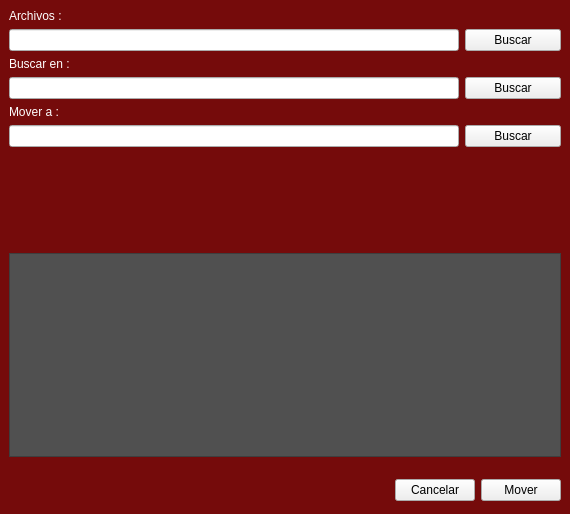
<?xml version="1.0" encoding="UTF-8"?>
<ui version="4.0">
 <class>MainWindow</class>
 <widget class="QMainWindow" name="MainWindow">
  <property name="geometry">
   <rect>
    <x>0</x>
    <y>0</y>
    <width>570</width>
    <height>514</height>
   </rect>
  </property>
  <property name="windowTitle">
   <string>Buscador de archivos comprimidos</string>
  </property>
  <property name="windowIcon">
   <iconset theme="accessories-calculator"/>
  </property>
  <widget class="QWidget" name="centralwidget">
   <layout class="QHBoxLayout" name="horizontalLayout">
    <property name="leftMargin">
     <number>0</number>
    </property>
    <property name="topMargin">
     <number>0</number>
    </property>
    <property name="rightMargin">
     <number>0</number>
    </property>
    <property name="bottomMargin">
     <number>0</number>
    </property>
    <item>
     <widget class="QWidget" name="widget" native="true">
      <property name="styleSheet">
       <string notr="true">#widget{
	background-color: rgb(117, 11, 11);
}
#widget_2{
color: white;
}

</string>
      </property>
      <layout class="QVBoxLayout" name="verticalLayout" stretch="4,6,1">
       <property name="spacing">
        <number>1</number>
       </property>
       <property name="leftMargin">
        <number>0</number>
       </property>
       <property name="topMargin">
        <number>0</number>
       </property>
       <property name="rightMargin">
        <number>0</number>
       </property>
       <property name="bottomMargin">
        <number>0</number>
       </property>
       <item>
        <widget class="QWidget" name="widget_2" native="true">
         <property name="styleSheet">
          <string notr="true">color:white;</string>
         </property>
         <layout class="QFormLayout" name="formLayout">
          <item row="1" column="0">
           <widget class="QLabel" name="label_3">
            <property name="styleSheet">
             <string notr="true">border-bottom: 2px solid black; </string>
            </property>
            <property name="text">
             <string>Archivos :</string>
            </property>
           </widget>
          </item>
          <item row="2" column="0">
           <widget class="QLineEdit" name="archivos">
            <property name="minimumSize">
             <size>
              <width>450</width>
              <height>0</height>
             </size>
            </property>
            <property name="styleSheet">
             <string notr="true">color: rgb(0, 0, 0);</string>
            </property>
           </widget>
          </item>
          <item row="2" column="1">
           <widget class="QPushButton" name="botonA">
            <property name="font">
             <font>
              <kerning>false</kerning>
             </font>
            </property>
            <property name="styleSheet">
             <string notr="true">color:black;</string>
            </property>
            <property name="text">
             <string>Buscar</string>
            </property>
           </widget>
          </item>
          <item row="4" column="0">
           <widget class="QLabel" name="label_2">
            <property name="styleSheet">
             <string notr="true">border-bottom: 2px solid black; </string>
            </property>
            <property name="text">
             <string>Buscar en :</string>
            </property>
           </widget>
          </item>
          <item row="5" column="0">
           <widget class="QLineEdit" name="buscardir">
            <property name="minimumSize">
             <size>
              <width>450</width>
              <height>0</height>
             </size>
            </property>
            <property name="styleSheet">
             <string notr="true">color: rgb(0, 0, 0);</string>
            </property>
           </widget>
          </item>
          <item row="5" column="1">
           <widget class="QPushButton" name="botonB">
            <property name="enabled">
             <bool>true</bool>
            </property>
            <property name="maximumSize">
             <size>
              <width>16777215</width>
              <height>16777215</height>
             </size>
            </property>
            <property name="styleSheet">
             <string notr="true">color: rgb(0, 0, 0);</string>
            </property>
            <property name="text">
             <string>Buscar</string>
            </property>
           </widget>
          </item>
          <item row="7" column="0">
           <widget class="QLabel" name="label">
            <property name="styleSheet">
             <string notr="true">border-bottom: 2px solid black; </string>
            </property>
            <property name="text">
             <string>Mover a :</string>
            </property>
           </widget>
          </item>
          <item row="8" column="0">
           <widget class="QLineEdit" name="moverdir">
            <property name="minimumSize">
             <size>
              <width>450</width>
              <height>0</height>
             </size>
            </property>
            <property name="styleSheet">
             <string notr="true">color: rgb(0, 0, 0);</string>
            </property>
           </widget>
          </item>
          <item row="8" column="1">
           <widget class="QPushButton" name="botonM">
            <property name="styleSheet">
             <string notr="true">color: rgb(0, 0, 0);</string>
            </property>
            <property name="text">
             <string>Buscar</string>
            </property>
           </widget>
          </item>
         </layout>
        </widget>
       </item>
       <item>
        <widget class="QWidget" name="widget_3" native="true">
         <layout class="QVBoxLayout" name="verticalLayout_2" stretch="2,8">
          <item>
           <widget class="QWidget" name="widget_5" native="true">
            <layout class="QVBoxLayout" name="verticalLayout_3">
             <item>
              <widget class="QLabel" name="mensaje">
               <property name="font">
                <font>
                 <pointsize>13</pointsize>
                 <stylestrategy>PreferAntialias</stylestrategy>
                 <fontweight>Black</fontweight>
                </font>
               </property>
               <property name="styleSheet">
                <string notr="true">color: rgb(255, 255, 255);</string>
               </property>
               <property name="text">
                <string/>
               </property>
              </widget>
             </item>
            </layout>
           </widget>
          </item>
          <item>
           <widget class="QTextEdit" name="textEdit">
            <property name="font">
             <font>
              <family>Segoe UI Black</family>
              <pointsize>10</pointsize>
              <bold>false</bold>
             </font>
            </property>
            <property name="styleSheet">
             <string notr="true">background-color: rgb(80, 80, 80);</string>
            </property>
            <property name="readOnly">
             <bool>true</bool>
            </property>
           </widget>
          </item>
         </layout>
        </widget>
       </item>
       <item>
        <widget class="QWidget" name="widget_4" native="true">
         <layout class="QGridLayout" name="gridLayout">
          <item row="0" column="0">
           <spacer name="horizontalSpacer">
            <property name="orientation">
             <enum>Qt::Orientation::Horizontal</enum>
            </property>
            <property name="sizeHint" stdset="0">
             <size>
              <width>40</width>
              <height>20</height>
             </size>
            </property>
           </spacer>
          </item>
          <item row="0" column="2">
           <widget class="QPushButton" name="mover_2">
            <property name="text">
             <string>Mover</string>
            </property>
           </widget>
          </item>
          <item row="0" column="1">
           <widget class="QPushButton" name="cancelar">
            <property name="text">
             <string>Cancelar</string>
            </property>
           </widget>
          </item>
         </layout>
        </widget>
       </item>
      </layout>
     </widget>
    </item>
   </layout>
  </widget>
 </widget>
 <resources/>
 <connections/>
</ui>
